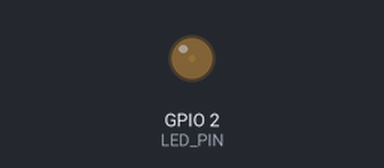
A sketch run on a simulated ESP32. Parts: output pins drawn as LEDs (lit = HIGH). What the sketch prints to the serial monitor is not drawn.

Above: at 1.05 s.
At 2.15 s:
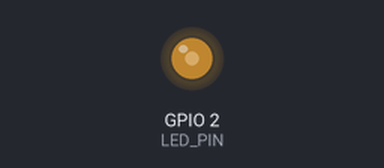
At 3.3 s:
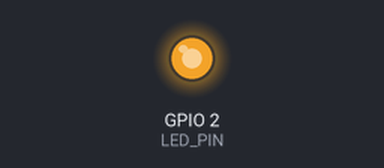
At 5.6 s:
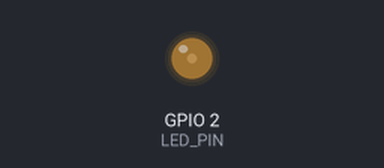
Timing chart, 0 to 7.7 s (numbered marks = the images above):
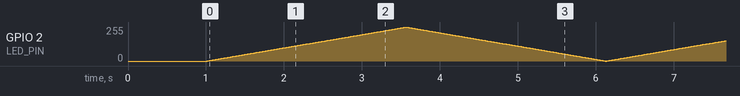

The sketch:

03_PWM_LED_Fade.ino
```cpp
/*
 * ESP32 教程系列 03：PWM 输出 - LED 呼吸灯
 *
 * 学习目标：
 * 1. 理解 PWM（脉宽调制）的基本原理
 * 2. 理解 PWM 频率和分辨率的含义
 * 3. 学会使用 ESP32 Arduino 3.x 的 LEDC API 输出 PWM
 * 4. 学会用 for 循环实现 LED 亮度连续变化
 * 5. 理解为什么 PWM 可以"模拟"出不同的亮度
 *
 * 前置知识：
 * - 已完成教程 01、02，理解 GPIO、HIGH/LOW、delay() 等基础概念
 *
 * 关键概念解释：
 *
 * 【PWM 是什么？】
 * PWM 是 Pulse Width Modulation 的缩写，中文叫"脉宽调制"。
 * 它不是真正的模拟输出，而是让引脚快速地在高电平和低电平之间切换。
 * 切换速度非常快，人眼有"视觉暂留"效应，看不到快速闪烁，只能看到平均亮度。
 * 如果高电平时间占总周期的比例大，LED 看起来就更亮；比例小就更暗。
 * 这个高电平时间占总周期的比例就叫"占空比"（Duty Cycle）。
 *
 * 举个例子：
 * - 占空比 0%：引脚一直 LOW，LED 全灭
 * - 占空比 50%：引脚一半时间 HIGH，一半时间 LOW，LED 中等亮度
 * - 占空比 100%：引脚一直 HIGH，LED 最亮
 *
 * 【PWM 频率】
 * 频率表示每秒完成多少个 PWM 周期，单位是 Hz（赫兹）。
 * 本程序用 5000Hz，意思是每秒开关 5000 次。
 * 频率太低时人眼能看到闪烁，频率足够高时（通常几百 Hz 以上）就看不到闪烁了。
 * 对于 LED 调光，一般 1kHz~20kHz 都可以，本程序选 5kHz 是一个兼顾稳定和效果的安全值。
 *
 * 【PWM 分辨率】
 * 分辨率表示占空比的精细程度，单位是 bit（位）。
 * 8 bit 表示占空比可以用 0~255 之间的整数表示，共 256 个等级。
 * 分辨率越高，亮度变化越平滑，但会消耗更多硬件资源。
 * 对于普通 LED 调光，8 bit 已经完全够用。
 *
 * 计算公式：
 * - 8 bit：范围 0 ~ 2^8 - 1 = 0 ~ 255
 * - 10 bit：范围 0 ~ 2^10 - 1 = 0 ~ 1023
 * - 12 bit：范围 0 ~ 2^12 - 1 = 0 ~ 4095
 *
 * 【LEDC 是什么？】
 * LEDC 是 ESP32 内部的 LED PWM 控制器硬件模块。
 * Arduino 通过 ledcAttach()、ledcWrite() 等函数来控制这个硬件模块。
 * 注意：ESP32 Arduino 3.x 使用的 API 和 2.x 不同，
 * 3.x 使用 ledcAttach()，而 2.x 使用 ledcSetup() + ledcAttachPin()。
 * 本教程使用 ESP32 Arduino 3.x 的新写法。
 *
 * 硬件连接：
 * - LED 正极（长脚） →  ESP32 GPIO2
 * - LED 负极（短脚） →  330Ω 电阻  →  ESP32 GND
 *
 * 为什么用 GPIO2？
 * GPIO2 是大多数 ESP32 开发板板载 LED 连接的引脚，
 * 即使没有外接 LED，也可以直接观察板载 LED 的呼吸效果。
 *
 * 常见问题与排查：
 * 1. LED 亮度没有变化，只有全亮或全灭：
 *    - 检查是否使用了 ESP32 Arduino 3.x 的 ledcAttach()，而不是 2.x 的 ledcSetup()
 *    - 检查 ledcWrite() 的 duty 值是否在 0~255 范围内
 * 2. LED 闪烁而不是平滑变化：
 *    - PWM 频率可能太低，尝试把 PWM_FREQ 提高到 10000 或更高
 *    - 检查电源是否稳定，电压不足可能导致异常
 * 3. 串口看不到输出：
 *    - 确认波特率为 115200
 * 4. 某些引脚无法输出 PWM：
 *    - ESP32 大多数 GPIO 都支持 PWM，但 GPIO6~GPIO11 通常用于连接 Flash，不建议使用
 *    - 如果换引脚，建议用 GPIO2、GPIO4、GPIO5、GPIO12~GPIO19 等
 */

// 定义 PWM 参数
// LED_PIN 是连接 LED 的引脚，这里用 GPIO2
#define LED_PIN         2

// PWM_FREQ 是 PWM 频率，单位 Hz
// 5000 表示每秒开关 5000 次，足够快，肉眼看不到闪烁
#define PWM_FREQ        5000

// PWM_RESOLUTION 是 PWM 分辨率，单位 bit
// 8 表示占空比范围是 0~255，共 256 个亮度等级
#define PWM_RESOLUTION  8

void setup() {
  // 初始化串口，波特率 115200
  Serial.begin(115200);

  // 等待串口连接稳定
  delay(1000);

  Serial.println("================================");
  Serial.println("ESP32 教程 03：PWM 输出 - LED 呼吸灯");
  Serial.println("================================");

  // ESP32 Arduino 3.x 的 LEDC PWM API：
  // ledcAttach(pin, freq, resolution)
  // 参数说明：
  // - pin：要输出 PWM 的 GPIO 引脚
  // - freq：PWM 频率，单位 Hz
  // - resolution：分辨率，单位 bit，决定占空比范围
  //   8 bit 表示占空比范围 0~255
  //   10 bit 表示占空比范围 0~1023
  //   12 bit 表示占空比范围 0~4095
  //
  // 这行代码的作用是：让 LED_PIN（GPIO2）输出 5kHz、8bit 分辨率的 PWM 信号。
  // 注意：ESP32 不同 GPIO 支持的最高频率和分辨率不同，
  // 初学者用 8 bit + 5kHz 通常不会出问题。
  ledcAttach(LED_PIN, PWM_FREQ, PWM_RESOLUTION);

  Serial.println("PWM 已初始化");
}

void loop() {
  // 第一阶段：LED 由暗到亮
  // for 循环让 duty 从 0 增加到 255，每次增加 1
  // duty 就是占空比的数值，越大 LED 越亮
  //
  // for 循环的执行过程拆解：
  // 1. int duty = 0：先创建变量 duty，初始值为 0（只在第一次执行）
  // 2. duty <= 255：判断条件，如果成立就执行循环体；不成立就结束循环
  // 3. 执行 { ... } 里的代码（ledcWrite 和 delay）
  // 4. duty++：把 duty 加 1
  // 5. 回到第 2 步，再次判断 duty <= 255
  //
  // 所以当 duty = 255 时，还会执行一次循环体；
  // 然后 duty 变成 256，判断 256 <= 255 不成立，循环结束。
  // 你的理解是对的！
  for (int duty = 0; duty <= 255; duty++) {
    // ledcWrite(pin, duty) 输出指定占空比的 PWM 波形
    // 参数说明：
    // - pin：输出 PWM 的引脚
    // - duty：占空比数值，范围由分辨率决定（8 bit 是 0~255）
    // duty 越大，一个周期内高电平时间越长，LED 平均电流越大，看起来越亮
    ledcWrite(LED_PIN, duty);

    // delay(10) 让程序暂停 10 毫秒
    // 这样从 0 变到 255 总共需要约 2550 毫秒（2.55 秒）
    // 如果时间太短，变化太快，人眼来不及感受；如果时间太长，变化又太慢
    // 10 毫秒是一个比较舒服的呼吸速度
    delay(10);
  }

  // 第二阶段：LED 由亮到暗
  // for 循环让 duty 从 255 减小到 0，每次减少 1
  for (int duty = 255; duty >= 0; duty--) {
    ledcWrite(LED_PIN, duty);
    delay(10);
  }

  // 每次 loop() 完成一次"由暗到亮再到暗"的呼吸效果
  // 打印一条信息，方便观察循环是否正常执行
  Serial.println("完成一次呼吸");
}

/*
 * 扩展练习：
 * 1. 修改 delay(10) 的数值，比如改成 5 或 20，观察呼吸速度变化。
 * 2. 修改 PWM_RESOLUTION 为 10 或 12，同时把 for 循环范围改成 0~1023 或 0~4095，
 *    观察亮度变化是否更细腻。
 * 3. 用按键控制呼吸灯开关：按下按键开始/暂停呼吸效果。
 * 4. 让 LED 先快速变亮、再慢速变暗，体验非对称呼吸效果。
 * 5. 把 LED_PIN 改成支持 PWM 的其他引脚，验证不同引脚是否都能输出 PWM。
 */
```
